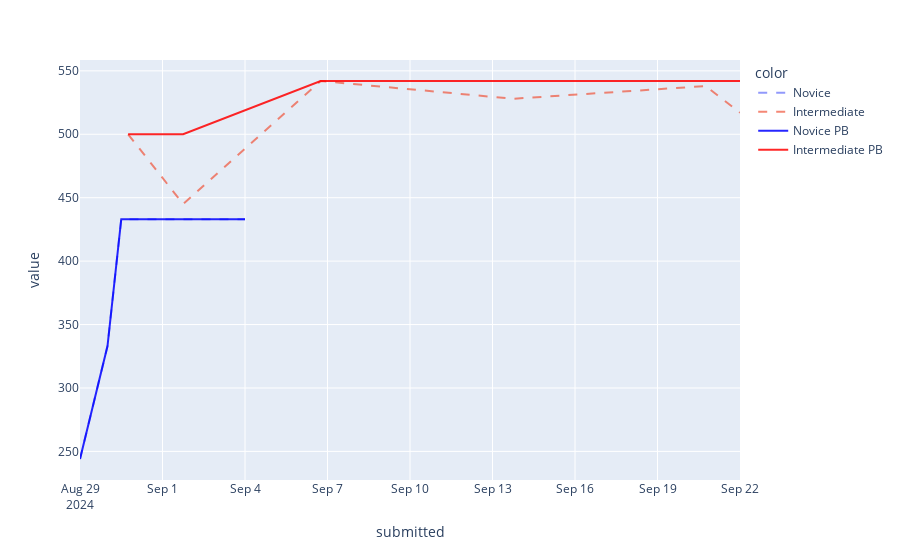

The cell this chart's notebook holds for it:
### Code cell
scenarios = ['VT psalmTS Novice', 'VT skyTS Novice', 'VT psalmTS Intermediate', 'VT skyTS Intermediate', 'VT psalmTS Advanced', 'VT skyTS Advanced']
plot_progress(df, scenarios, nov_spe_ts, int_spe_ts, adv_spe_ts)

### Figure 1 — Plotly figure (JSON) as saved in the notebook; plotly's stock layout.template omitted (floating-point values rounded to 4 significant figures)
{"data": [{"hovertemplate": "color=Novice<br>variable=energy<br>submitted=%{x}<br>value=%{y}<extra></extra>", "legendgroup": "Novice", "line": {"color": "#636efa", "dash": "dash"}, "marker": {"symbol": "circle"}, "mode": "lines", "name": "Novice", "opacity": 0.7, "orientation": "v", "showlegend": true, "type": "scatter", "x": ["2024-08-29T00:00:00", "2024-08-30T00:00:00", "2024-08-30T12:00:00", "2024-09-01T12:00:00", "2024-09-04T00:00:00"], "xaxis": "x", "y": [244, 333, 433, 433, 433], "yaxis": "y"}, {"hovertemplate": "color=Intermediate<br>variable=energy<br>submitted=%{x}<br>value=%{y}<extra></extra>", "legendgroup": "Intermediate", "line": {"color": "#EF553B", "dash": "dash"}, "marker": {"symbol": "circle"}, "mode": "lines", "name": "Intermediate", "opacity": 0.7, "orientation": "v", "showlegend": true, "type": "scatter", "x": ["2024-08-30T18:00:00", "2024-09-01T18:00:00", "2024-09-06T18:00:00", "2024-09-13T18:00:00", "2024-09-20T18:00:00", "2024-09-22T00:00:00"], "xaxis": "x", "y": [500, 445, 542, 528, 538, 517], "yaxis": "y"}, {"line": {"color": "rgba(0,0,255,.85)"}, "mode": "lines", "name": "Novice PB", "type": "scatter", "x": ["2024-08-29T00:00:00", "2024-08-30T00:00:00", "2024-08-30T12:00:00", "2024-09-01T12:00:00", "2024-09-04T00:00:00"], "y": [244, 333, 433, 433, 433]}, {"line": {"color": "rgba(255,0,0,.85)"}, "mode": "lines", "name": "Intermediate PB", "type": "scatter", "x": ["2024-08-30T18:00:00", "2024-09-01T18:00:00", "2024-09-06T18:00:00", "2024-09-13T18:00:00", "2024-09-20T18:00:00", "2024-09-22T00:00:00"], "y": [500, 500, 542, 542, 542, 542]}], "layout": {"legend": {"title": {"text": "color"}, "tracegroupgap": 0}, "margin": {"t": 60}, "xaxis": {"anchor": "y", "domain": [0, 1], "title": {"text": "submitted"}}, "yaxis": {"anchor": "x", "domain": [0, 1], "title": {"text": "value"}}}}
